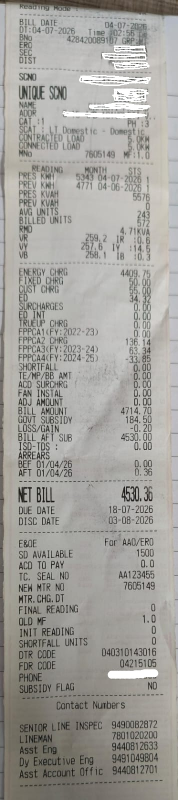
#> input picture Current_Bills/CB1.jpeg, 356 x 1600 px (shown at 1/2 size)
$ python check_sharpness.py   (older library calls are emulated)
#> lines starting #> are read from the running program, lines starting #| are printed output that depends on the picture; after the words box and inside, x2 and y2 are one past the last pixel; in counts of white or black regions, pixels touching at a corner belong together
"""Check image sharpness using the variance of the grayscale Laplacian."""

import argparse
import json
import math
from pathlib import Path

import cv2
import numpy as np


def check_sharpness(
    image_path: Path, threshold: float = 100, stages_root: Path | None = None
) -> dict:
    """Higher scores indicate more high-frequency detail; calibrate per image type."""
#> called with threshold = 100
    if not math.isfinite(threshold) or threshold < 0:
        raise ValueError("Threshold must be a finite, non-negative number.")
    # imdecode supports Windows paths containing non-ASCII characters.
    color = cv2.imdecode(np.fromfile(image_path, dtype=np.uint8), cv2.IMREAD_COLOR)
#> color is the input picture: shape (1600, 356, 3); mean B, G, R 155.6, 160.2, 161.8
    if color is None:
        raise ValueError(f"Could not decode image: {image_path}")
    image = cv2.cvtColor(color, cv2.COLOR_BGR2GRAY)
    laplacian = cv2.Laplacian(image, cv2.CV_64F)
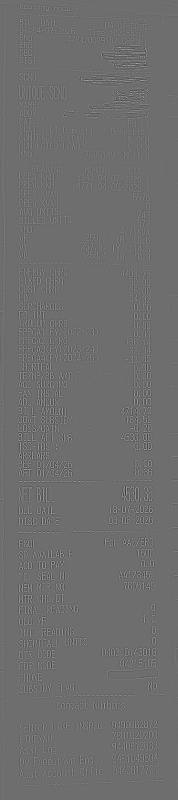
#> laplacian: shape (1600, 356) float64 (shown at 1/2 size); min -380, max 498, mean 0; drawn with min black and max white
    score = float(laplacian.var())
#> score = 1559.8

    if stages_root is not None:
        stage_dir = stages_root / image_path.stem
        stage_dir.mkdir(parents=True, exist_ok=True)

        def save_stage(name: str, pixels: np.ndarray) -> None:
            output = stage_dir / f"{name}.png"
            if not cv2.imwrite(str(output), pixels):
                raise OSError(f"Could not save stage image: {output}")

        save_stage("01_input", color)
        save_stage("02_grayscale", image)
        # Normalize absolute Laplacian values to make edge responses visible.
        laplacian_visual = cv2.convertScaleAbs(laplacian)
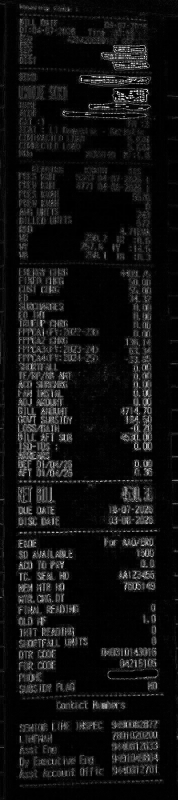
#> laplacian_visual: shape (1600, 356) (shown at 1/2 size); min 0, max 255, mean 18.6
        save_stage("03_laplacian_edges", laplacian_visual)
        overlay = color.copy()
        overlay[laplacian_visual > 0] = (0, 0, 255)
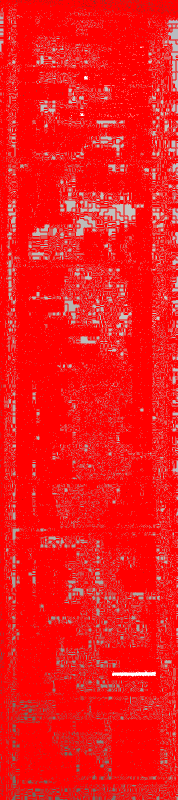
#> overlay: shape (1600, 356, 3) (shown at 1/2 size); mean B, G, R 24.8, 25.4, 242.9
        save_stage("04_edges_on_input", overlay)
        report = {
            "sharpness_score": round(score, 2),
            "threshold": threshold,
            "possibly_blurry": score < threshold,
        }
#> report = {'sharpness_score': 1559.8, 'threshold': 100, 'possibly_blurry': False}
        label = f"Laplacian variance: {score:.2f} | threshold: {threshold:g} | possibly blurry: {score < threshold}"
        summary = np.full((100, 900, 3), 255, dtype=np.uint8)
        cv2.putText(summary, label[:90], (15, 55), cv2.FONT_HERSHEY_SIMPLEX, 0.65, (20, 20, 20), 2)
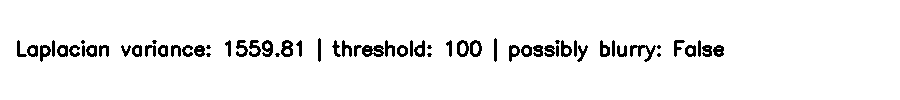
#> summary: shape (100, 900, 3); values 20 (black) and 255 (white), 95.1% white; 62 black regions (10 under 20 px), largest, box (x1, y1, x2, y2) and area: (362, 45, 384, 57) 180, (630, 45, 656, 62) 165, (281, 40, 293, 57) 131
        save_stage("05_sharpness_result", summary)
        (stage_dir / "result.json").write_text(json.dumps(report, indent=4), encoding="utf-8")

    return {
        "sharpness_score": round(score, 2),
        "threshold": threshold,
        "possibly_blurry": score < threshold,
    }


def main() -> None:
    parser = argparse.ArgumentParser(description=__doc__)
    parser.add_argument(
        "image", nargs="?", type=Path,
        default=Path(__file__).resolve().parent / "Current_Bills" / "CB1.jpeg",
        help="Image path (default: Current_Bills/CB1.jpeg beside this script).",
    )
    parser.add_argument("--threshold", type=float, default=100)
    parser.add_argument(
        "--stages-dir", type=Path,
        default=Path(__file__).resolve().parent / "Sharpness_Stages",
        help="Folder for saved processing-stage images (default: Sharpness_Stages).",
    )
    args = parser.parse_args()
    try:
        result = check_sharpness(args.image, args.threshold, args.stages_dir)
#> result has the same summary as report in check_sharpness
    except (OSError, ValueError, cv2.error) as error:
        parser.exit(1, f"Error: {error}\n")
    print(json.dumps(result, indent=4))
#| {
#|     "sharpness_score": 1559.81,
#|     "threshold": 100,
#|     "possibly_blurry": false
#| }


if __name__ == "__main__":
    main()

$ run again, with Current_Bills/WhatsApp Image 2026-11-15 at 9.30.37 PM (1).jpeg copied over Current_Bills/CB1.jpeg
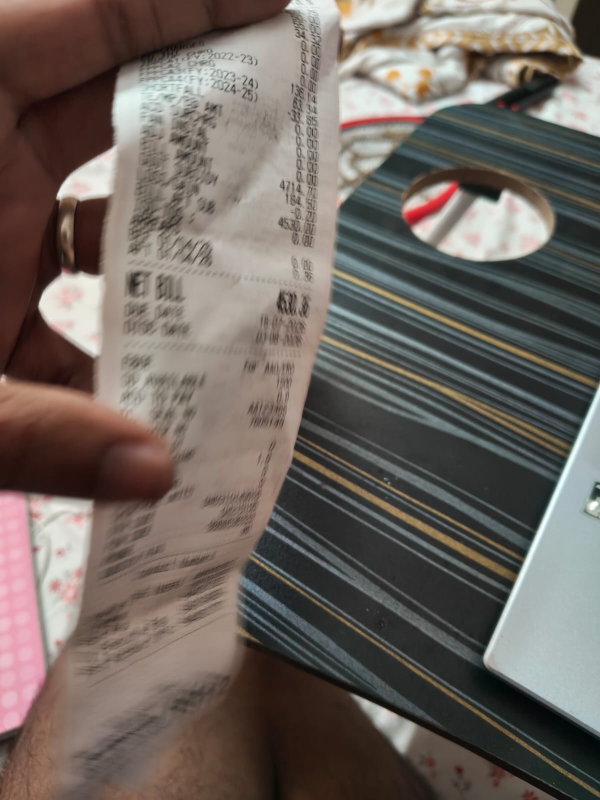
#> input picture Current_Bills/WhatsApp Image 2026-11-15 at 9.30.37 PM (1).jpeg, 1200 x 1600 px (shown at 1/2 size)
#> in check_sharpness, color is the input picture: shape (1600, 1200, 3); mean B, G, R 96, 102.2, 111.3
#> score = 29.48
#> in check_sharpness, `overlay[laplacian_visual > 0] = (0, 0, 255)`:
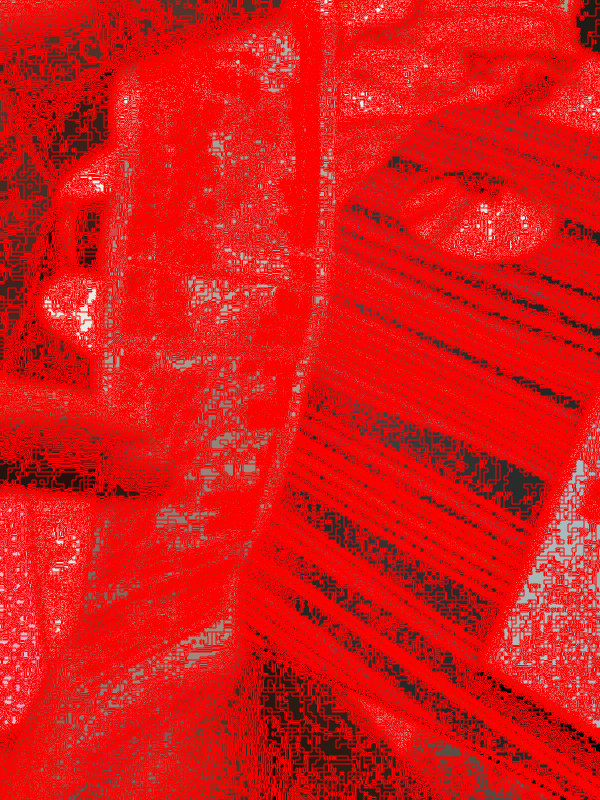
#> overlay: shape (1600, 1200, 3) (shown at 1/2 size); mean B, G, R 21.3, 22.7, 218.3
#> report = {'sharpness_score': 29.48, 'threshold': 100, 'possibly_blurry': True}
#> in check_sharpness, `cv2.putText(summary, label[:90], (15, 55), cv2.FONT_HERSHEY_SIMPLEX, 0..`:
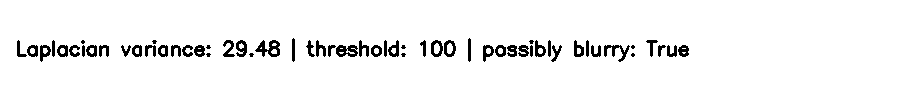
#> summary: shape (100, 900, 3); values 20 (black) and 255 (white), 95.3% white; 58 black regions (10 under 20 px), largest, box (x1, y1, x2, y2) and area: (255, 40, 280, 57) 222, (336, 45, 358, 57) 180, (604, 45, 630, 62) 165
#> result has the same summary as report in check_sharpness
#| {
#|     "sharpness_score": 29.48,
#|     "threshold": 100,
#|     "possibly_blurry": true
#| }

$ run again, with Current_Bills/WhatsApp Image 2026-11-15 at 9.30.37 PM (2).jpeg copied over Current_Bills/CB1.jpeg
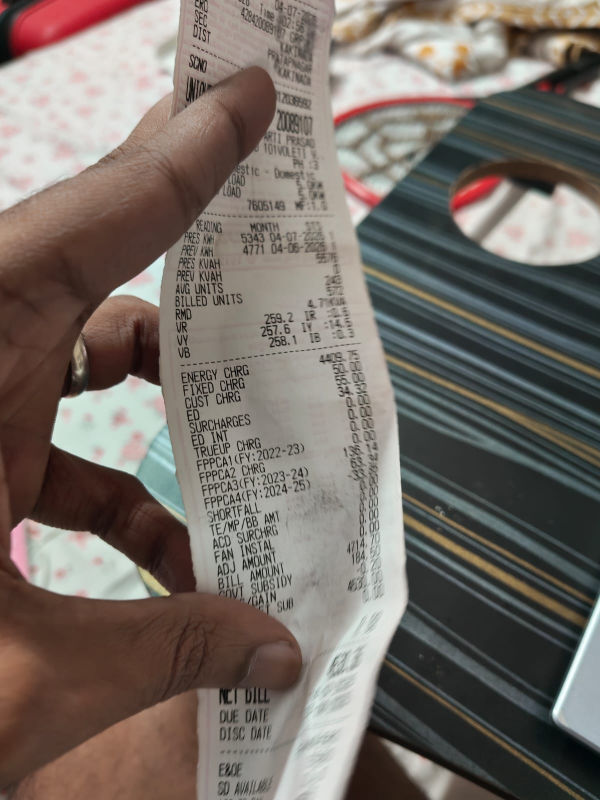
#> input picture Current_Bills/WhatsApp Image 2026-11-15 at 9.30.37 PM (2).jpeg, 1200 x 1600 px (shown at 1/2 size)
#> in check_sharpness, color is the input picture: shape (1600, 1200, 3); mean B, G, R 103.1, 109.8, 118.3
#> score = 179.7
#> in check_sharpness, `overlay[laplacian_visual > 0] = (0, 0, 255)`:
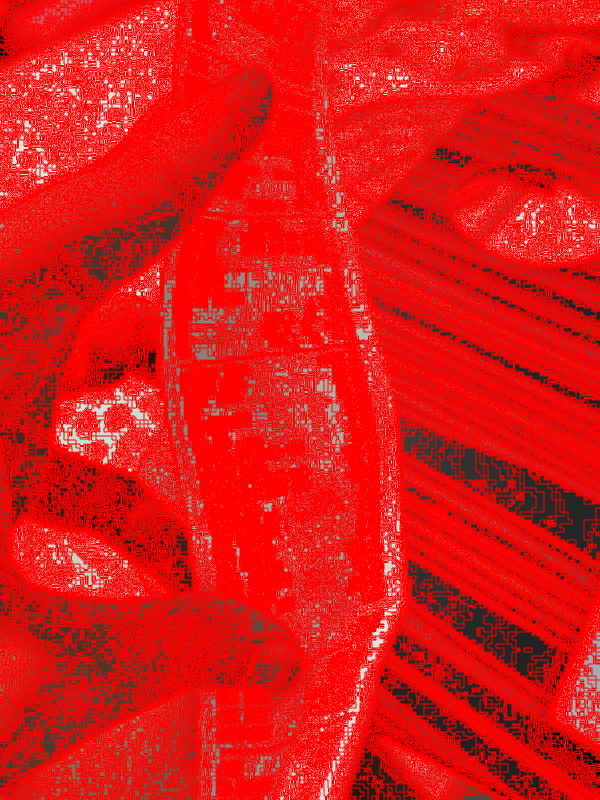
#> overlay: shape (1600, 1200, 3) (shown at 1/2 size); mean B, G, R 23, 24.5, 220.1
#> report = {'sharpness_score': 179.7, 'threshold': 100, 'possibly_blurry': False}
#> in check_sharpness, `cv2.putText(summary, label[:90], (15, 55), cv2.FONT_HERSHEY_SIMPLEX, 0..`:
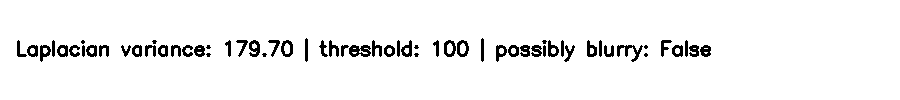
#> summary: shape (100, 900, 3); values 20 (black) and 255 (white), 95.2% white; 61 black regions (10 under 20 px), largest, box (x1, y1, x2, y2) and area: (349, 45, 371, 57) 180, (617, 45, 643, 62) 165, (249, 40, 260, 57) 120
#> result has the same summary as report in check_sharpness
#| {
#|     "sharpness_score": 179.7,
#|     "threshold": 100,
#|     "possibly_blurry": false
#| }

$ run again, with Current_Bills/WhatsApp Image 2026-11-15 at 9.30.37 PM.jpeg copied over Current_Bills/CB1.jpeg
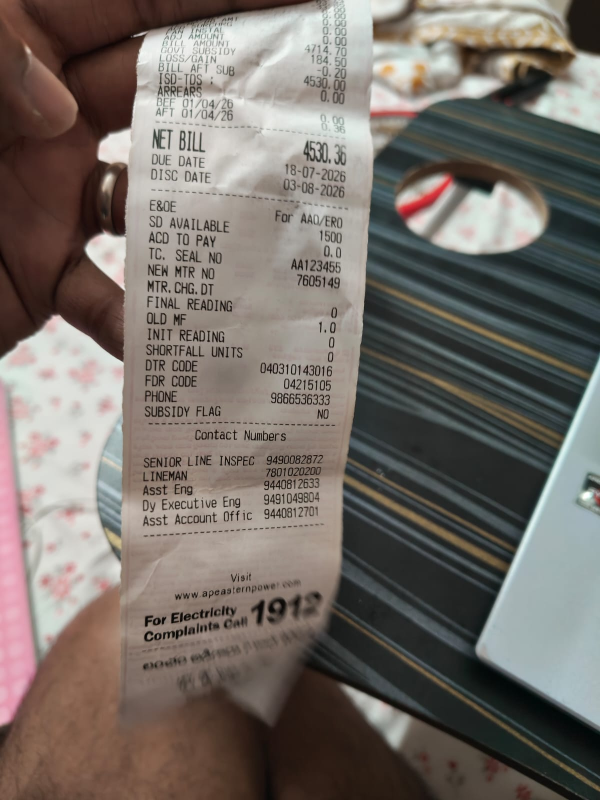
#> input picture Current_Bills/WhatsApp Image 2026-11-15 at 9.30.37 PM.jpeg, 1200 x 1600 px (shown at 1/2 size)
#> in check_sharpness, color is the input picture: shape (1600, 1200, 3); mean B, G, R 104.2, 110.2, 117.7
#> score = 181.2
#> in check_sharpness, `overlay[laplacian_visual > 0] = (0, 0, 255)`:
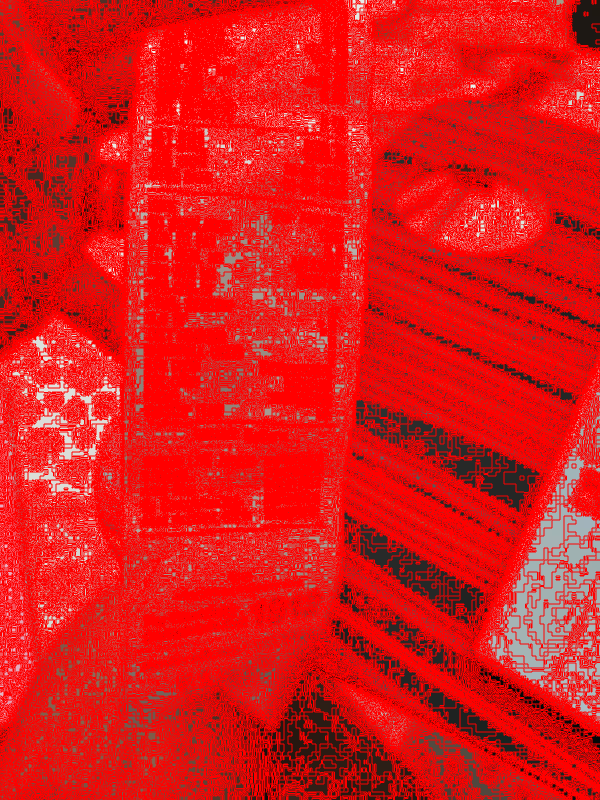
#> overlay: shape (1600, 1200, 3) (shown at 1/2 size); mean B, G, R 25, 26.3, 218.8
#> report = {'sharpness_score': 181.2, 'threshold': 100, 'possibly_blurry': False}
#> in check_sharpness, `cv2.putText(summary, label[:90], (15, 55), cv2.FONT_HERSHEY_SIMPLEX, 0..`:
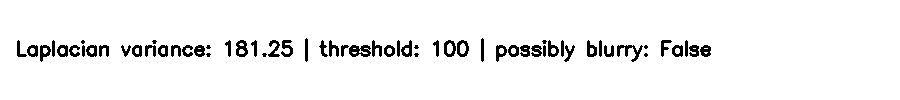
#> summary: shape (100, 900, 3); values 20 (black) and 255 (white), 95.2% white; 61 black regions (10 under 20 px), largest, box (x1, y1, x2, y2) and area: (349, 45, 371, 57) 180, (617, 45, 643, 62) 165, (236, 40, 248, 57) 129
#> result has the same summary as report in check_sharpness
#| {
#|     "sharpness_score": 181.25,
#|     "threshold": 100,
#|     "possibly_blurry": false
#| }
